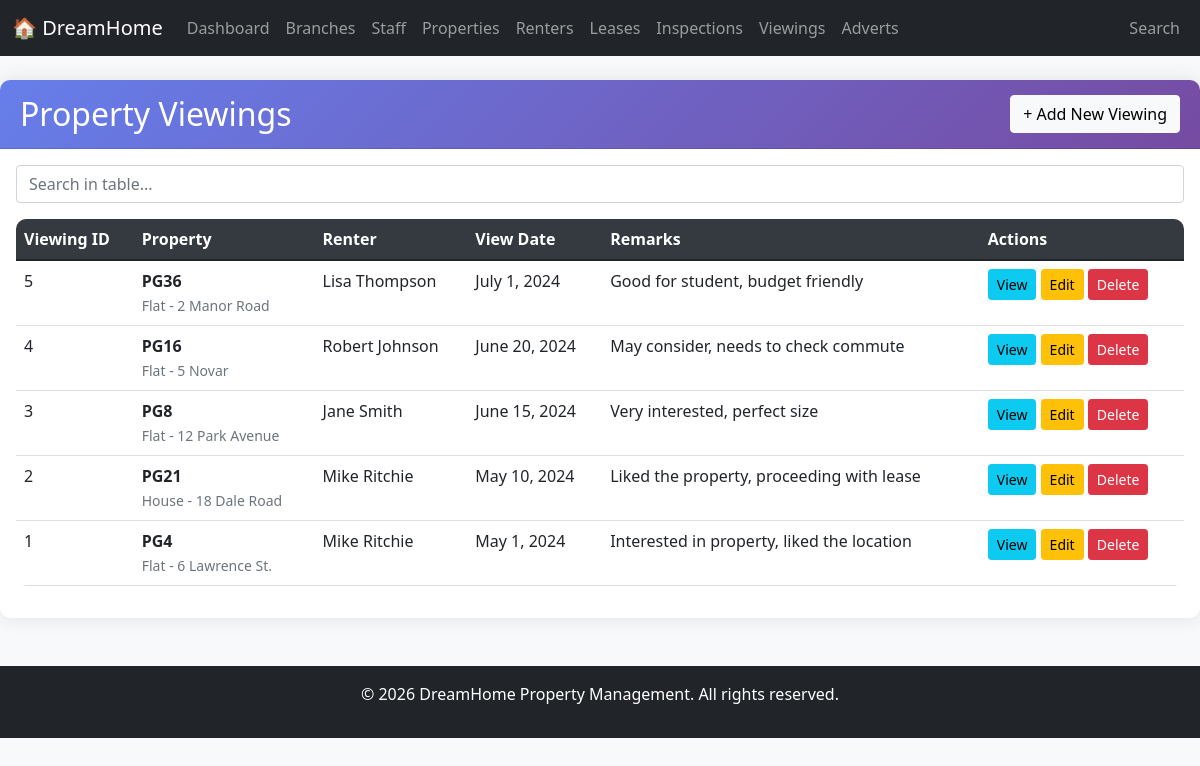
The page /pages/viewings/index.php on the database its author committed.
### tables this page shows
CREATE TABLE Viewing (
    ViewingID INT AUTO_INCREMENT PRIMARY KEY,
    PropertyNo VARCHAR(10) NOT NULL,
    RenterNo VARCHAR(10) NOT NULL,
    ViewDate DATE NOT NULL,
    Remarks TEXT,
    FOREIGN KEY (PropertyNo) REFERENCES Property(PropertyNo)
        ON UPDATE CASCADE ON DELETE CASCADE,
    FOREIGN KEY (RenterNo) REFERENCES Renter(RenterNo)
        ON UPDATE CASCADE ON DELETE CASCADE
);

CREATE TABLE Property (
    PropertyNo VARCHAR(10) PRIMARY KEY,
    StreetName VARCHAR(100) NOT NULL,
    District VARCHAR(50),
    City VARCHAR(50) NOT NULL,
    PostCode VARCHAR(20),
    PropertyType VARCHAR(30),
    Rooms INT,
    RentAmount DECIMAL(10,2),
    StaffNo VARCHAR(10),
    BranchNo VARCHAR(10) NOT NULL,
    Status ENUM('Available','Rented','Withdrawn') DEFAULT 'Available',
    DateAvailable DATE,
    CONSTRAINT chk_rent CHECK (RentAmount > 0),
    CONSTRAINT chk_rooms CHECK (Rooms > 0),
    FOREIGN KEY (StaffNo) REFERENCES Staff(StaffNo)
        ON UPDATE CASCADE ON DELETE SET NULL,
    FOREIGN KEY (BranchNo) REFERENCES Branch(BranchNo)
        ON UPDATE CASCADE ON DELETE RESTRICT
);

### config/database.php (called while the page is built, shortened)
<?php
function formatDate($dateString) {
    $timestamp = strtotime($dateString);
    return date('F j, Y', $timestamp);
}
?>

### pages/viewings/index.php (the view, shortened to what this page needs)
<?php
include '../../includes/header.php';
$database = new Database();
$db = $database->getConnection();
$sql = "SELECT v.ViewingID, v.PropertyNo, v.RenterNo, v.ViewDate, v.Remarks,
        p.StreetName as property_street, p.City as property_city, p.PropertyType as property_type,
        CONCAT(r.FName, ' ', r.LName) as renter_name
        FROM Viewing v
        LEFT JOIN Property p ON v.PropertyNo = p.PropertyNo
        LEFT JOIN Renter r ON v.RenterNo = r.RenterNo
        ORDER BY v.ViewDate DESC";
$stmt = $db->prepare($sql);
$stmt->execute();
$viewings = $stmt->fetchAll(PDO::FETCH_ASSOC);
?>
<div class="card">
    <div class="card-header d-flex justify-content-between align-items-center">
        <h2 class="mb-0">Property Viewings</h2>
        <button class="btn btn-light" onclick="location.href='add.php'">+ Add New Viewing</button>
    </div>
    <div class="card-body">
        <div class="table-responsive">
            <table class="table table-hover">
                <thead>
                    <tr>
                        <th>Viewing ID</th>
                        <th>Property</th>
                        <th>Renter</th>
                        <th>View Date</th>
                        <th>Remarks</th>
                        <th>Actions</th>
                    </thead>
                <tbody>
                    <?php foreach ($viewings as $viewing): ?>
                    <tr>
                        <td><?php echo $viewing['ViewingID']; ?></td>
                        <td>
                            <strong><?php echo $viewing['PropertyNo']; ?></strong><br>
                            <small class="text-muted"><?php echo $viewing['property_type'] . ' - ' . $viewing['property_street']; ?></small>
                        </td>
                        <td><?php echo $viewing['renter_name']; ?></td>
                        <td><?php echo formatDate($viewing['ViewDate']); ?></td>
                        <td><?php echo substr($viewing['Remarks'], 0, 50) . (strlen($viewing['Remarks']) > 50 ? '...' : ''); ?></td>
                        <td>
                            <button class="btn btn-sm btn-info" onclick="location.href='view.php?id=<?php echo $viewing['ViewingID']; ?>'">View</button>
                            <button class="btn btn-sm btn-warning" onclick="location.href='edit.php?id=<?php echo $viewing['ViewingID']; ?>'">Edit</button>
                            <button class="btn btn-sm btn-danger" onclick="if(confirm('Delete this viewing record?')) location.href='index.php?delete=<?php echo $viewing['ViewingID']; ?>'">Delete</button>
                        </td>
                    </tr>
                    <?php endforeach; ?>
                </tbody>
            </table>
        </div>
    </div>
</div>
<?php include '../../includes/footer.php'; ?>

### css/style.css (style rules this page uses)
body { background-color: #f8f9fa; font-family: 'Segoe UI', Tahoma, Geneva, Verdana, sans-serif; }
.card { border: none; border-radius: 10px; box-shadow: 0 0 20px rgba(0,0,0,0.1); margin-bottom: 20px; }
.card-header { background: linear-gradient(135deg, #667eea 0%, #764ba2 100%); color: white; border-radius: 10px 10px 0 0 !important; padding: 15px 20px; }
.table { background-color: white; border-radius: 10px; overflow: hidden; }
.table thead { background-color: #343a40; color: white; }

### rows shown on the page
viewing: ViewingID "5", PropertyNo "PG36", PropertyNo.PropertyType "Flat", PropertyNo.StreetName "2 Manor Road", renter_name "Lisa Thompson", ViewDate "July 1, 2024", Remarks "Good for student, budget friendly"
viewing: ViewingID "4", PropertyNo "PG16", PropertyNo.PropertyType "Flat", PropertyNo.StreetName "5 Novar", renter_name "Robert Johnson", ViewDate "June 20, 2024", Remarks "May consider, needs to check commute"
viewing: ViewingID "3", PropertyNo "PG8", PropertyNo.PropertyType "Flat", PropertyNo.StreetName "12 Park Avenue", renter_name "Jane Smith", ViewDate "June 15, 2024", Remarks "Very interested, perfect size"
viewing: ViewingID "2", PropertyNo "PG21", PropertyNo.PropertyType "House", PropertyNo.StreetName "18 Dale Road", renter_name "Mike Ritchie", ViewDate "May 10, 2024", Remarks "Liked the property, proceeding with lease"
viewing: ViewingID "1", PropertyNo "PG4", PropertyNo.PropertyType "Flat", PropertyNo.StreetName "6 Lawrence St.", renter_name "Mike Ritchie", ViewDate "May 1, 2024", Remarks "Interested in property, liked the location"
